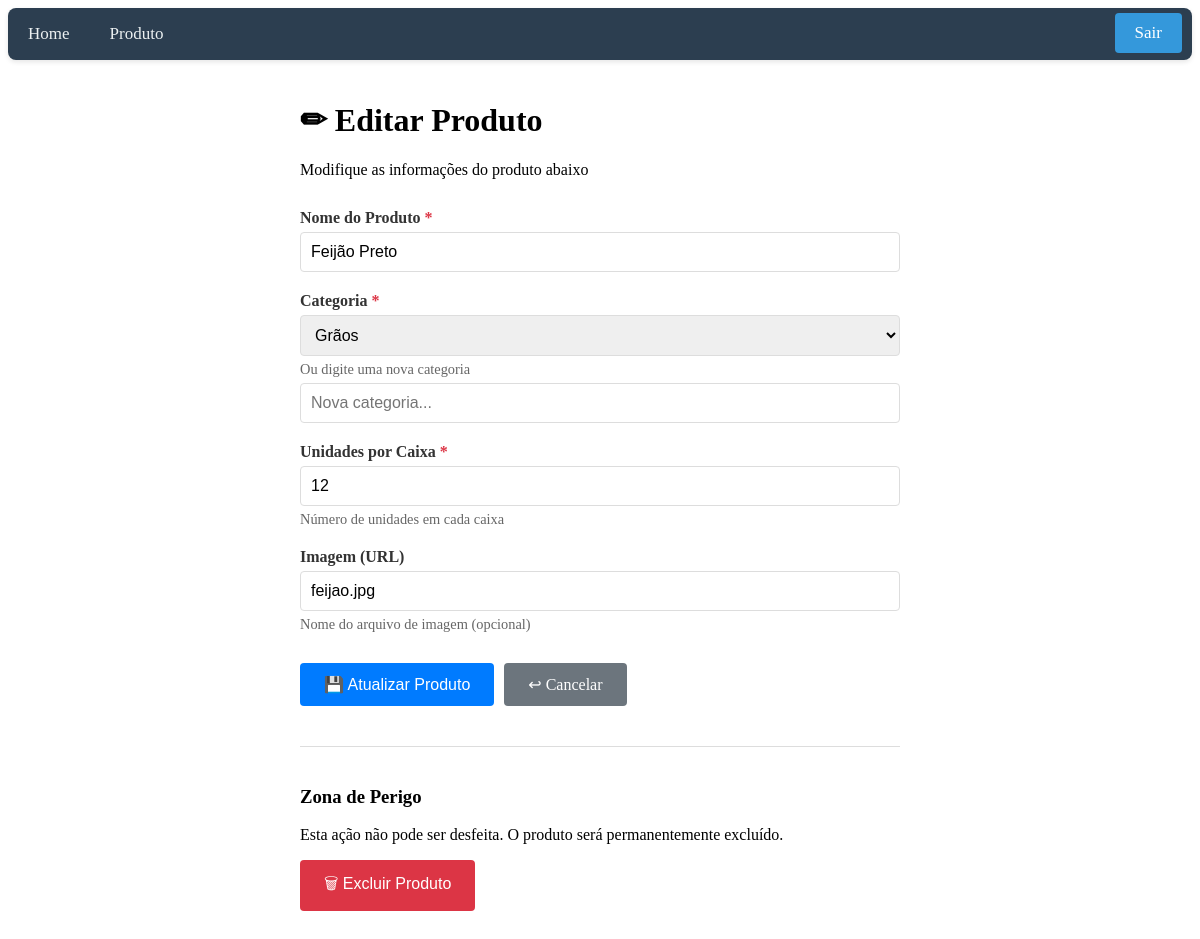
The app's page /products/2/edit (signed in) with its own data.
### tables this page shows
CREATE TABLE products (
            id INTEGER PRIMARY KEY AUTOINCREMENT,
            name TEXT NOT NULL,
            category TEXT NOT NULL,
            image TEXT,
            units_per_box INTEGER NOT NULL,
            created_at TIMESTAMP DEFAULT CURRENT_TIMESTAMP
        );

### app.py (the view, shortened to what this page needs)
@app.route('/products/<int:product_id>/edit', methods=['GET', 'POST'])
def edit_product(product_id):
    if 'username' not in session:
        return redirect(url_for('login'))
    product = get_product_by_id(product_id)
    categories = get_categories()
    if product is None:
        flash('Produto não encontrado!', 'error')
        return redirect(url_for('products_page'))
    return render_template('Products/product_form.html',
                         categories=categories,
                         product=product)

### app.py (called while the page is built)
def get_db_connection():
    conn = sqlite3.connect(DATABASE)
    conn.row_factory = sqlite3.Row
    return conn

def get_product_by_id(product_id):
    conn = get_db_connection()
    product = conn.execute(
        'SELECT * FROM products WHERE id = ?', (product_id,)
    ).fetchone()
    conn.close()
    return product

def get_categories():
    conn = get_db_connection()
    categories = conn.execute('''
        SELECT DISTINCT category FROM products ORDER BY category
    ''').fetchall()
    conn.close()
    return [cat['category'] for cat in categories]

### templates/Products/product_form.html (shortened to what this page needs)
<!DOCTYPE html>
<html lang="pt-BR">
<head>
</head>
<body>
     <div class="topnav">
        <div>
        <a href="/">Home</a>
        <a href="/products">Produto</a>
        </div>
            <div class="auth-links">
                <a href="/login">Sair</a>
            </div>
    </div>
    <div class="form-container">
        <div class="form-header">
            <h1>{% if product %}✏ Editar{% else %}➕ Cadastrar{% endif %} Produto</h1>
            <p>{% if product %}Modifique as informações do produto abaixo{% else %}Preencha os dados do novo produto{% endif %}</p>
        </div>
        <form method="POST">
            <div class="form-group">
                <label for="name" class="form-label">
                    Nome do Produto <span class="form-required">*</span>
                </label>
                <input type="text" id="name" name="name" class="form-input"
                       value="{{ product.name if product else '' }}"
                       required maxlength="100">
            </div>
            <div class="form-group">
                <label for="category" class="form-label">
                    Categoria <span class="form-required">*</span>
                </label>
                <select id="category" name="category" class="form-select" required>
                    {% for cat in categories %}
                        <option value="{{ cat }}"
                                {% if product and product.category == cat %}selected{% endif %}>
                            {{ cat }}
                        </option>
                    {% endfor %}
                </select>
                <div class="help-text">Ou digite uma nova categoria</div>
                <input type="text" id="new_category" name="new_category" class="form-input"
                       style="margin-top: 5px;" placeholder="Nova categoria..."
                       onchange="document.getElementById('category').value = this.value">
            </div>
            <div class="form-group">
                <label for="units_per_box" class="form-label">
                    Unidades por Caixa <span class="form-required">*</span>
                </label>
                <input type="number" id="units_per_box" name="units_per_box" class="form-input"
                       value="{{ product.units_per_box if product else '' }}"
                       required min="1" max="1000">
                <div class="help-text">Número de unidades em cada caixa</div>
            </div>
            <div class="form-group">
                <label for="image" class="form-label">Imagem (URL)</label>
                <input type="text" id="image" name="image" class="form-input"
                       value="{{ product.image if product else '' }}"
                       placeholder="ex: produto.jpg">
                <div class="help-text">Nome do arquivo de imagem (opcional)</div>
            </div>
            <div class="form-actions">
                <button type="submit" class="btn btn-primary">
                    {% if product %}💾 Atualizar{% else %}➕ Cadastrar{% endif %} Produto
                </button>
                <a href="{% if product %}{{ url_for('product_detail', product_id=product.id) }}{% else %}{{ url_for('products_page') }}{% endif %}"
                   class="btn btn-secondary">
                    ↩ Cancelar
                </a>
            </div>
        </form>
        {% if product %}
        <div class="delete-form">
            <h3>Zona de Perigo</h3>
            <p>Esta ação não pode ser desfeita. O produto será permanentemente excluído.</p>
            <form action="{{ url_for('delete_product_route', product_id=product.id) }}" method="POST"
                  onsubmit="return confirm('Tem certeza que deseja excluir este produto? Esta ação não pode ser desfeita.')">
                <button type="submit" class="btn btn-danger">🗑 Excluir Produto</button>
            </form>
        </div>
        {% endif %}
    </div>
</body>
</html>

### templates/Products/product_form.html (style rules this page uses)
.form-container { max-width: 600px; margin: 0 auto; padding: 20px; }
.form-header { margin-bottom: 30px; }
.form-group { margin-bottom: 20px; }
.form-label { display: block; margin-bottom: 5px; font-weight: bold; color: #333; }
.form-input, .form-select, .form-textarea { width: 100%; padding: 10px; border: 1px solid #ddd; border-radius: 4px; font-size: 16px; box-sizing: border-box; }
.form-required { color: #dc3545; }
.form-actions { display: flex; gap: 10px; margin-top: 30px; }
.btn { padding: 12px 24px; border: none; border-radius: 4px; cursor: pointer; text-decoration: none; display: inline-block; text-align: center; font-size: 16px; }
.btn-primary { background-color: #007bff; color: white; }
.btn-secondary { background-color: #6c757d; color: white; }
.btn-danger { background-color: #dc3545; color: white; }
.delete-form { margin-top: 40px; padding-top: 20px; border-top: 1px solid #ddd; }
.help-text { font-size: 0.9em; color: #666; margin-top: 5px; }
.topnav { background-color: #2c3e50; overflow: hidden; box-shadow: 0 2px 5px rgba(0,0,0,0.1); display: flex; justify-content: space-between; border-radius: 8px; }
.topnav a { float: left; color: #ecf0f1; text-align: center; padding: 16px 20px; text-decoration: none; font-size: 17px; transition: background-color 0.3s ease; }
.auth-links { margin-top: 5px; }
.auth-links a { display: inline-block; background-color: #3498db; color: white; padding: 10px 20px; margin: 0 10px; text-decoration: none; border-radius: 4px; transition: background-color 0.3s ease; font-weight: 500; }

### records on screen
products: name "Feijão Preto", category "Grãos", units_per_box "12", image "feijao.jpg"
